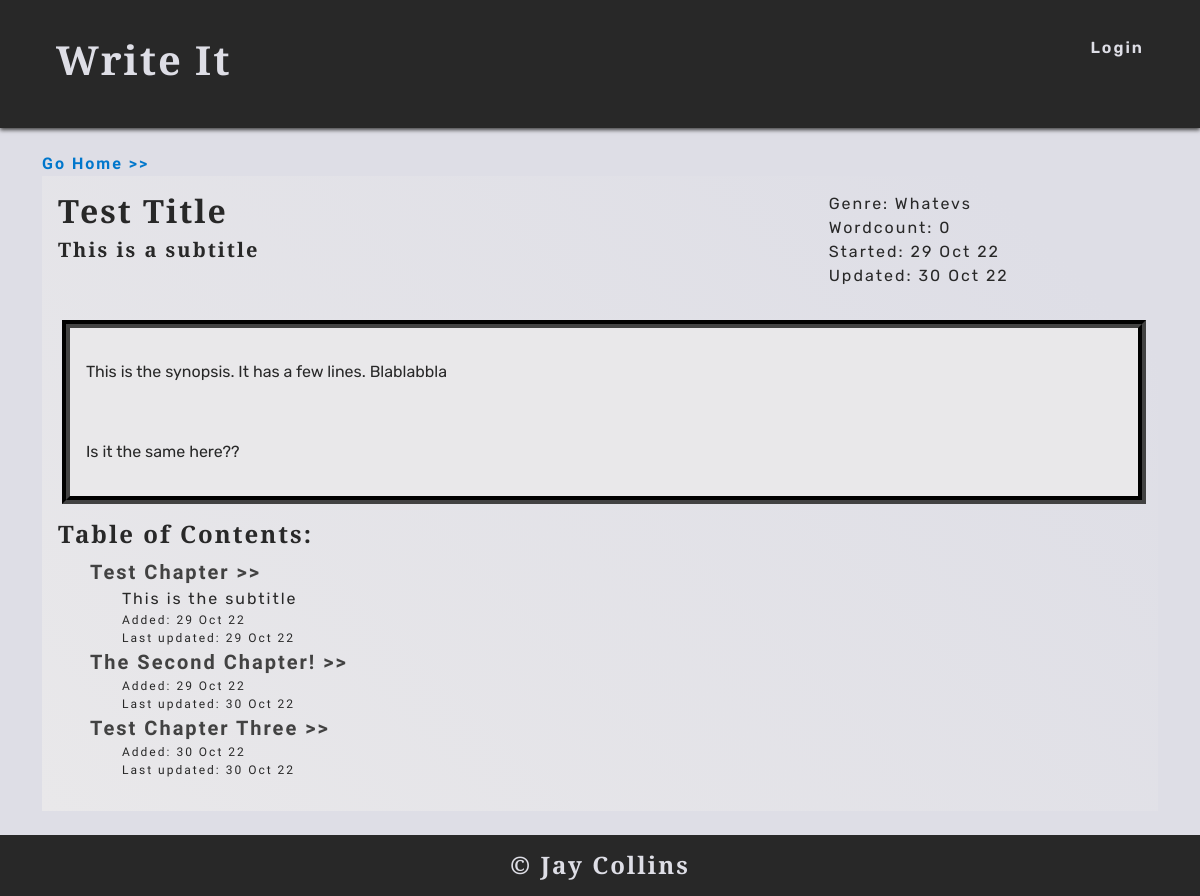
Before: /book/test-title with the older database file.
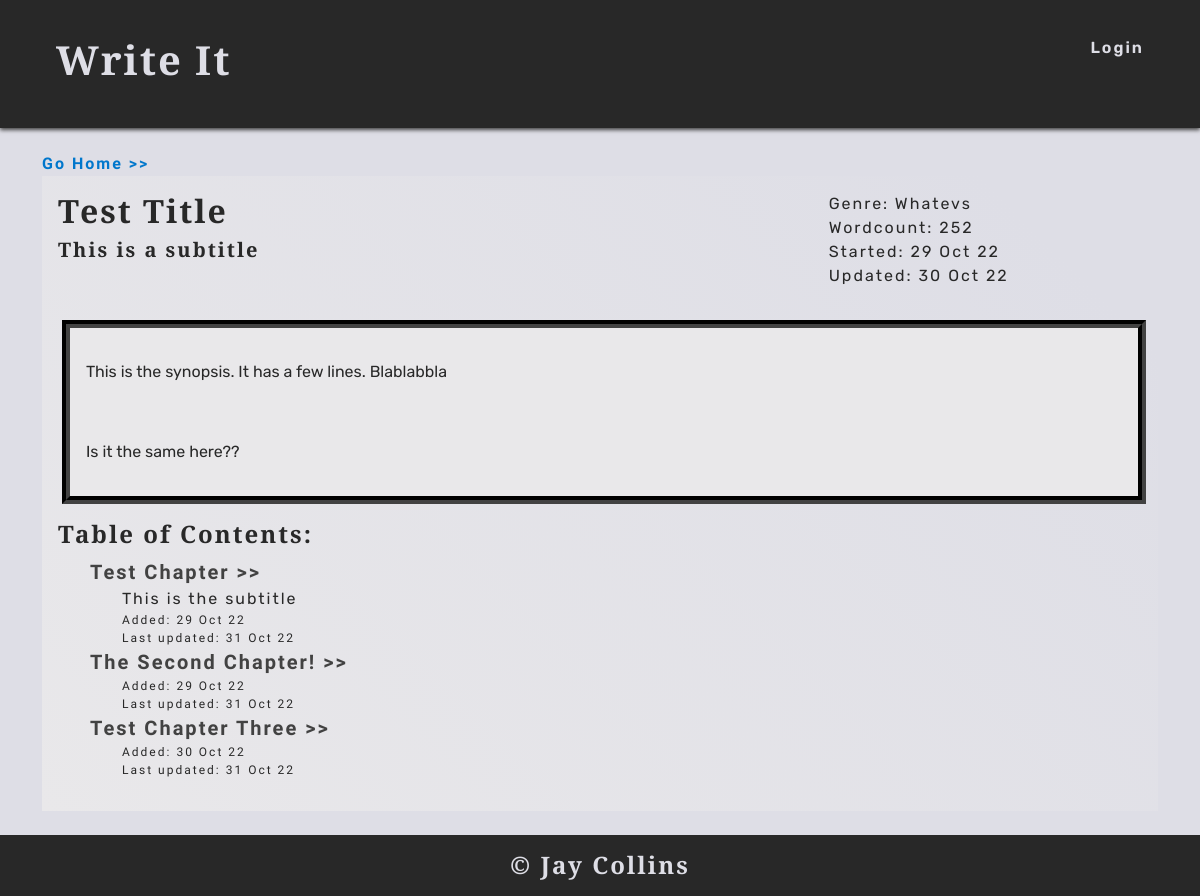
After: the same page with the newer database file.
### write/models.py (models this page shows, shortened)
class Chapter(models.Model):
    book = models.ForeignKey(Book, on_delete=models.SET_NULL, null=True, related_name='chapter')
    title = models.CharField(max_length=40)
    subtitle = models.CharField(max_length=80, null=True, blank=True)
    slug = models.SlugField(max_length=40, unique=True)
    content = models.TextField()
    wordcount = models.IntegerField(default=0)
    created_on = models.DateField(auto_now_add=True)
    edited_on = models.DateField(auto_now=True)
    status = models.IntegerField(choices=STATUS, default=0)
    class Meta:
        ordering = ['created_on']
        get_latest_by = ['created_on']

### write/views.py (the view)
# urls.py: path('book/<slug:slug>', views.book, name='book'),
def book(request, slug):
    book = get_object_or_404(Book, slug=slug)
    chapters = book.chapter.all()
    words = chapters.aggregate(wordcount_sum=Sum('wordcount'))
    template_name = 'write/book.html'
    context = {
        'book': book,
        'chapters': chapters,
        'words': words,
    }
    return render(request, template_name, context)

### write/templates/write/book.html (shortened to what this page needs)
{% extends 'base.html' %}
{% load static %}
{% block content %}
<div>
    <a class="wrt-link" href="{% url 'home' %}">Go Home >></a>
</div>
<section class="container-fluid book-card">
    <div class="row">
        <div class="col-sm-8">
        <h1 class="headings" >{{ book.title }}</h1>
        {% if book.subtitle %}
        <h2 class="subtitle">{{ book.subtitle }}</h2>
        {% endif %}
        </div>
        <div class="col-sm-4">
            <ul>
                <li>Genre: {{ book.genre }}</li>
                <li>Wordcount: {{ words.wordcount_sum }}</li>
                <li>Started: {{ book.created_on|date:"d M y" }}</li>
                <li>Updated: {{ book.chapter.latest.created_on|date:"d M y" }}</li>
            </ul>
        </div>
        <div class="row">
            <div class="content-card ltr-space">
            <p>
                {{ book.synopsis|safe }}
            </p>
            </div>
        </div>
    </div>
    <div class="col-12">
        <h1 class="headings subheadings">Table of Contents:</h1>
        <ol>
            {% for chapter in chapters %}
            <li>
                {% if chapter.status == 1 %}
                <a class="title-link" href="{% url 'chapter' slug=chapter.slug %}">{{ chapter.title }} >></a>
                <ul>{% if chapter.subtitle %}
                    <li>
                        {{ chapter.subtitle }}
                    </li>
                    {% endif %}
                    <li class="little">
                        Added: {{ chapter.created_on|date:'d M y' }}
                    </li>
                    <li class="little">
                        Last updated: {{ chapter.edited_on|date:'d M y' }}
                    </li>
                </ul>
                {% endif %}
            </li>
            {% empty %}
            <p>No chapters yet!</p>
            {% endfor %}
        </ol>
    </div>
</section>
{% endblock %}

Changed rows visible on the page:
changed Chapter "Test Chapter": edited_on "29 Oct 22" → "31 Oct 22"
changed Chapter "The Second Chapter!": edited_on "30 Oct 22" → "31 Oct 22"
changed Chapter "Test Chapter Three": edited_on "30 Oct 22" → "31 Oct 22"
Other visible differences:
{{ words.wordcount_sum }}: "0" → "252"
